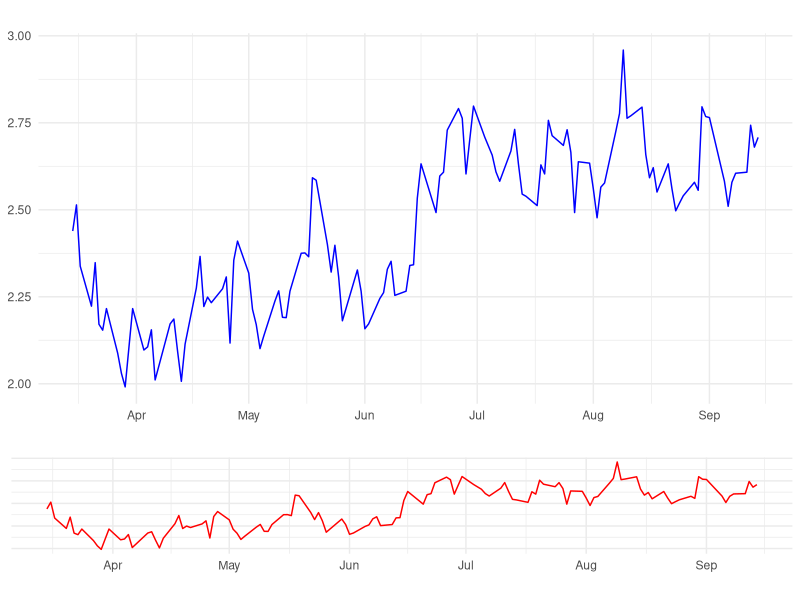

The R script that drew this image: (Note: this script raises an error after producing the figure.)
library(ggplot2)
library(gridExtra)
library(dplyr)
library(pracma)

# Serie storica Gas Naturale

gas <- read.csv("Gasnaturale.csv", header=T, dec=",")
gas

map_abbreviations <- function(text) {
  italian_abbreviations <- c("gen", "feb", "mar", "apr", "mag", "giu", "lug", "ago", "set", "ott", "nov", "dic")
  english_abbreviations <- c("Jan", "Feb", "Mar", "Apr", "May", "Jun", "Jul", "Aug", "Sep", "Oct", "Nov", "Dec")
  for (i in 1:length(italian_abbreviations)) {
    text <- gsub(paste0("\\b", italian_abbreviations[i], "\\b"), english_abbreviations[i], text)
  }
  return(text)
}

gas$Data <- map_abbreviations(gas$Data)

# Trasforma la variabile "Data" in formato Data (con mese in inglese)
gas$Data <- as.Date(gas$Data, format = "%d %b %Y", locale = "C")

str(gas)


# Filtra il DataFrame per le date desiderate
gas_filtrato <- gas %>%
  filter(Data >= as.Date("2023-03-15") & Data <= as.Date("2023-09-15"))

# Calcola i rendimenti giornalieri e crea la colonna Rendimenti_giornalieri
gas <- gas %>%
  mutate(Rendimenti_giornalieri = (Chiusura.aggiustata.. - lag(Chiusura.aggiustata..))/lag(Chiusura.aggiustata..))

# Calcola la volatilità annua in percentuale
volatilita_annua_percentuale <- sqrt(252) * sd(gas$Rendimenti_giornalieri, na.rm = TRUE) 


# Creo il primo grafico 
grafico1 <- ggplot(data = gas_filtrato, aes(x = Data, y = Chiusura.)) +
  geom_line(color = "blue") +
  labs(x = "", y = NULL, title = "") +
  theme_minimal() 
  

# Creo il secondo grafico 
grafico2 <- ggplot(data = gas_filtrato, aes(x = Data, y = Chiusura.)) +
  geom_line(color = "red") +
  labs(x = "", y = NULL, title = NULL) +
  theme_minimal() +
  theme(axis.title.y = element_blank(), # Nasconde l'asse y di sinistra
        axis.text.y = element_blank())  # Nasconde i tick sull'asse y di sinistra

# Combino i due grafici

grid.arrange(grafico1, grafico2, ncol = 1, heights = c(3, 1))


# Calcolo dell'opzione Barriera put

DownAndInPut <- function(sigma, S0, K, r, T, q, n, H, R) {
  S0 <- 2.70
  K <- 2.65
  H <- 2
  R <- 0.05
  r <- 0.03
  T <- 1/12
  sigma <- 0.43
  q <- 0
  n <- 30
  tau <- T/n
  eta <- r/(sigma*sigma) - 1/2
  gamma <- sqrt(eta*eta + 2*r/(sigma*sigma))
  
  a1 <- (log(S0/X)/(sigma*sqrt(T))) + (1+eta)*sigma*sqrt(T)
  a2 <- a1 - sigma*sqrt(T)
  b1 <- (log(H*H/(S0*X))/(sigma*sqrt(T))) + (1+eta)*sigma*sqrt(T)
  b2 <- b1 - sigma*sqrt(T)
  c1 <- (log(H/S0)/(sigma*sqrt(T))) + gamma*sigma*sqrt(T)
  c2 <- c1 - 2*gamma*sigma*sqrt(T)
  
  DAIOP <- (K * exp(-r * T) * phi(-a2) - S0 * phi(-a1)) +
    (K * exp(-r * T) * ((H / S0)^(2 * eta)) * phi(-b2) - S0 * ((H / S0)^(2 * (eta + 1))) * phi(-b1)) +
    (R * phi(c2) - R * ((H / S0)^(eta + gamma)) * phi(c1))
  
  
  return(DAIOP)
}

phi <- function(x) {
  return(0.5*erfc(-x/sqrt(2)))
}

# Esempio di utilizzo
result <- DownAndInPut(0.38, 2.70, 2.65, 0.03, 0.5, 0, 180, 2, 0.05)
print(result)



# Metodo Monte Carlo

MCDaiOp <- function(S0, K, T, r, sigma, N, q, H, R) {
  # Parametri
  tau <- T / N  # Periodo di tempo tra le rilevazioni dei prezzi
  S <- numeric(N + 1)
  S[1] <- S0
  activated <- FALSE
  
  for (i in 1:N) {
    epsilon <- rnorm(1)  # Campionamento da una distribuzione normale
    S[i + 1] <- S[i] * exp((r - sigma^2 / 2 - q) * tau + sqrt(tau) * sigma * epsilon)
    
    if (max(S) < H) {
      activated <- TRUE
      break  # L'opzione è stata attivata, usciamo dal ciclo
    }
  }
  
  if (activated) {
    payoff <- max(K - S[N + 1], 0)  # Calcolo del payoff in caso di attivazione
  } else {
    payoff <- R  # Nessuna attivazione, payoff pari al rebate
  }
  
  MCDaiOp <- exp(-r * T) * payoff
  return(MCDaiOp)
}


# Esempio di utilizzo
result <- MCDaiOp(2.70, 2.65, 0.5, 0.03, 0.83, 10000, 0, 2, 0.05)
print(result)



# Sentiero dei prezzi

# Simula i sentieri dei prezzi S per MCDaiOp
S_simulated_daiop <- simulatePaths(2.75, 0.5, 0.03, 0.38, 10000, 0)

# Estrai i valori di S(i+1) generati da MCDaiOp
S_i1_daiop <- as.vector(S_simulated_daiop[, 2:181])

# Crea un dataframe per i dati dei valori di S(i+1) di MCDaiOp
df_values_daiop <- data.frame(S_i1 = S_i1_daiop)

# Crea il grafico dei valori di S(i+1) per MCDaiOp

ggplot(df_values_daiop, aes(x = S_i1)) +
  geom_histogram(binwidth = 2, fill = "blue", color = "black") +
  labs(x = "Valori di S(i+1)", y = "Frequenza", title = "Distribuzione dei Valori di S(i+1) per MCDaiOp") +
  theme_minimal()

# Calcola il prezzo dell'opzione Down-and-In utilizzando la funzione Monte Carlo
MCDaiOp(2.75, 2.70, 0.5, 0.03, 0.38, 10000, 0, 2, 0.05)

# Crea un dataframe per il grafico di dispersione
df2 <- data.frame(Simulazioni = 1:10000, Risultati = replicate(10000, MCDaiOp(2.75, 2.70, 0.5, 0.03, 0.38, 1, 0, 2, 0.05)))

scatter_plot <- ggplot(data = df2, aes(x = Simulazioni, y = Risultati)) +
  geom_point(color = "blue", alpha = 0.5) +
  geom_hline(yintercept = mean(df2$Risultati), color = "red") +
  labs(x = "Simulazioni", y = "Risultati", title = "Grafico di Dispersione per MCDaiOp") +
  ylim(0.05, 0.047)  # Imposta il range della scala y tra 0.04 e 0.06

# Mostra il grafico di dispersione
print(scatter_plot)
